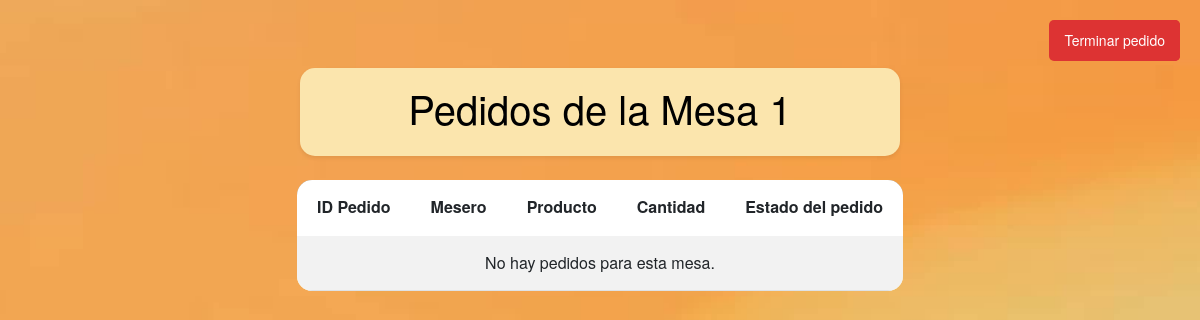
Page /verPedido/1/ (signed in) on the earlier database version.
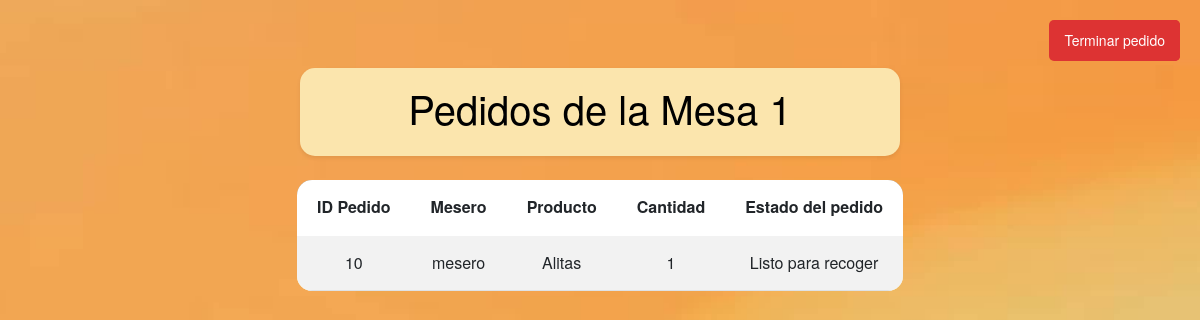
Same page on the later database version.
### myapp/models.py (models this page shows)
class Pedido(models.Model):
    idPedido = models.AutoField(primary_key=True)
    numeroPedido = models.IntegerField()
    idMesero = models.ForeignKey(User, on_delete=models.CASCADE)
    mesa = models.ForeignKey(Mesa, on_delete=models.CASCADE)
    idProducto = models.ForeignKey(Producto, on_delete=models.CASCADE)
    cantidad = models.IntegerField()
    hecho = models.BooleanField(default=False)
    nota = models.TextField(blank=True, null=True)

class User(AbstractUser):
    documento = models.IntegerField(null=True)
    expedicion = models.DateField(null=True)
    fecha_nacimiento = models.DateField(null=True, blank=True)
    telefono = models.CharField(max_length=20, null=True, blank=True)
    is_chef = models.BooleanField(default=False)
    is_waiter = models.BooleanField(default=False)
    is_client = models.BooleanField(default=False)
    visible = models.BooleanField(default=True)

class Producto(models.Model):
    idProducto = models.AutoField(primary_key=True)
    descripcion = models.CharField(max_length=100)
    disponible = models.BooleanField(default=True)
    precio = models.DecimalField(max_digits=10, decimal_places=2)
    nombre = models.CharField(max_length=50, default="")
    imgProducto = models.ImageField(upload_to='img/', null=True)
    visible = models.BooleanField(default=True)

### myapp/decorators.py (the view)
    def _wrapped_view(request, *args, **kwargs):
        if not request.user.is_authenticated:
            return redirect('signin')
        if request.user.is_waiter:
            return view_func(request, *args, **kwargs)
        raise PermissionDenied

### myapp/views/viewsPedido.py (called while the page is built)
@waiter_required
def verPedido(request, idMesa):
    pedidos = Pedido.objects.filter(mesa__numero=idMesa)
    return render(request, 'verPedido.html', {'pedidos': pedidos, 'idMesa': idMesa})

### myapp/templates/verPedido.html (shortened to what this page needs)
{% load static %}
<!DOCTYPE html>
<html lang="es">
<head>
    <link href="https://cdn.jsdelivr.net/npm/bootstrap@5.3.0-alpha1/dist/css/bootstrap.min.css" rel="stylesheet">
    <link rel="stylesheet" type="text/css" href="{% static 'css/verPedido.css' %}" />
</head>
<body>
    <div class="container my-5">
        <a href="{% url 'verMesas' %}" class="btn btn-danger btn-sm logout">Ver mesas</a>
        <div class="titulos p-3 mb-4 shadow-sm">
            <h1>Pedidos de la Mesa {{ idMesa }}</h1>
        </div>
        <div class="d-flex justify-content-center">
            <div class="table-responsive">
                <table class="table table-hover table-centered table-striped">
                    <thead class="head-tabla">
                        <tr>
                            <th>ID Pedido</th>
                            <th>Mesero</th>
                            <th>Producto</th>
                            <th>Cantidad</th>
                            <th>Estado del pedido</th>
                        </tr>
                    </thead>
                    <tbody class="tablaItems">
                        {% for pedido in pedidos %}
                        <tr>
                            <td data-label="ID Pedido">{{ pedido.idPedido }}</td>
                            <td data-label="Mesero">{{ pedido.idMesero.username }}</td>
                            <td data-label="Producto">{{ pedido.idProducto.nombre }}</td>
                            <td data-label="Cantidad">{{ pedido.cantidad }}</td>
                            <td data-label="Estado del pedido">{% if pedido.hecho  %} Listo para recoger {% else %} En proceso... {% endif%}</td>
                        </tr>
                        {% empty %}
                        <tr>
                            <td colspan="5">No hay pedidos para esta mesa.</td>
                        </tr>
                        {% endfor %}
                    </tbody>
                </table>
            </div>
        </div>
        <a href="{% url 'verFacturaID' idMesa %}" class="btn btn-success btn-sm logout" id="terminarPedidoLink">Terminar pedido</a>
    </div>
</body>
</html>

Differences in the rows shown:
added Pedido: idPedido "10", idMesero.username "mesero", idProducto.nombre "Alitas", cantidad "1", hecho "Listo para recoger"
Other differences:
text no longer shown: "No hay pedidos para esta mesa."
